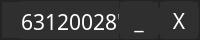
     <widget class="QFrame" name="TitleBar">
      <property name="minimumSize">
       <size>
        <width>0</width>
        <height>40</height>
       </size>
      </property>
      <property name="maximumSize">
       <size>
        <width>16777215</width>
        <height>40</height>
       </size>
      </property>
      <property name="styleSheet">
       <string notr="true">background-color: rgb(47, 47, 47);</string>
      </property>
      <property name="frameShape">
       <enum>QFrame::StyledPanel</enum>
      </property>
      <property name="frameShadow">
       <enum>QFrame::Raised</enum>
      </property>
      <layout class="QHBoxLayout" name="horizontalLayout_2">
       <property name="spacing">
        <number>0</number>
       </property>
       <property name="leftMargin">
        <number>0</number>
       </property>
       <property name="topMargin">
        <number>0</number>
       </property>
       <property name="rightMargin">
        <number>0</number>
       </property>
       <property name="bottomMargin">
        <number>0</number>
       </property>
       <item>
        <widget class="QFrame" name="frame_4">
         <property name="frameShape">
          <enum>QFrame::StyledPanel</enum>
         </property>
         <property name="frameShadow">
          <enum>QFrame::Raised</enum>
         </property>
         <widget class="QLabel" name="label">
          <property name="geometry">
           <rect>
            <x>20</x>
            <y>0</y>
            <width>681</width>
            <height>41</height>
           </rect>
          </property>
          <property name="font">
           <font>
            <family>ROG Fonts</family>
            <pointsize>16</pointsize>
           </font>
          </property>
          <property name="styleSheet">
           <string notr="true">color: White</string>
          </property>
          <property name="text">
           <string>63120028's Face Recognition</string>
          </property>
         </widget>
        </widget>
       </item>
       <item>
        <widget class="QFrame" name="frame_2">
         <property name="minimumSize">
          <size>
           <width>40</width>
           <height>0</height>
          </size>
         </property>
         <property name="maximumSize">
          <size>
           <width>40</width>
           <height>16777215</height>
          </size>
         </property>
         <property name="frameShape">
          <enum>QFrame::StyledPanel</enum>
         </property>
         <property name="frameShadow">
          <enum>QFrame::Raised</enum>
         </property>
         <widget class="QPushButton" name="minimize">
          <property name="geometry">
           <rect>
            <x>0</x>
            <y>0</y>
            <width>40</width>
            <height>40</height>
           </rect>
          </property>
          <property name="maximumSize">
           <size>
            <width>40</width>
            <height>40</height>
           </size>
          </property>
          <property name="font">
           <font>
            <family>ROG Fonts</family>
            <pointsize>16</pointsize>
           </font>
          </property>
          <property name="styleSheet">
           <string notr="true">QPushButton{
font: 16pt &quot;ROG Fonts&quot;;
color: White;
border-radius: 10px;
}

QPushButton::hover{
background-color: rgb(67, 67, 67);
}

QPushButton::pressed{
background-color: rgb(57, 57, 57)
}</string>
          </property>
          <property name="text">
           <string>_</string>
          </property>
         </widget>
        </widget>
       </item>
       <item>
        <widget class="QFrame" name="frame_3">
         <property name="minimumSize">
          <size>
           <width>40</width>
           <height>0</height>
          </size>
         </property>
         <property name="maximumSize">
          <size>
           <width>40</width>
           <height>16777215</height>
          </size>
         </property>
         <property name="frameShape">
          <enum>QFrame::StyledPanel</enum>
         </property>
         <property name="frameShadow">
          <enum>QFrame::Raised</enum>
         </property>
         <widget class="QPushButton" name="close">
          <property name="geometry">
           <rect>
            <x>0</x>
            <y>0</y>
            <width>40</width>
            <height>40</height>
           </rect>
          </property>
          <property name="maximumSize">
           <size>
            <width>40</width>
            <height>40</height>
           </size>
          </property>
          <property name="font">
           <font>
            <family>ROG Fonts</family>
            <pointsize>16</pointsize>
           </font>
          </property>
          <property name="styleSheet">
           <string notr="true">QPushButton{
font: 16pt &quot;ROG Fonts&quot;;
color: White;
border-radius: 10px;
}

QPushButton::hover{
background-color: rgb(67, 67, 67);
}

QPushButton::pressed{
background-color: rgb(57, 57, 57)
}</string>
          </property>
          <property name="text">
           <string>X</string>
          </property>
         </widget>
        </widget>
       </item>
      </layout>
     </widget>
